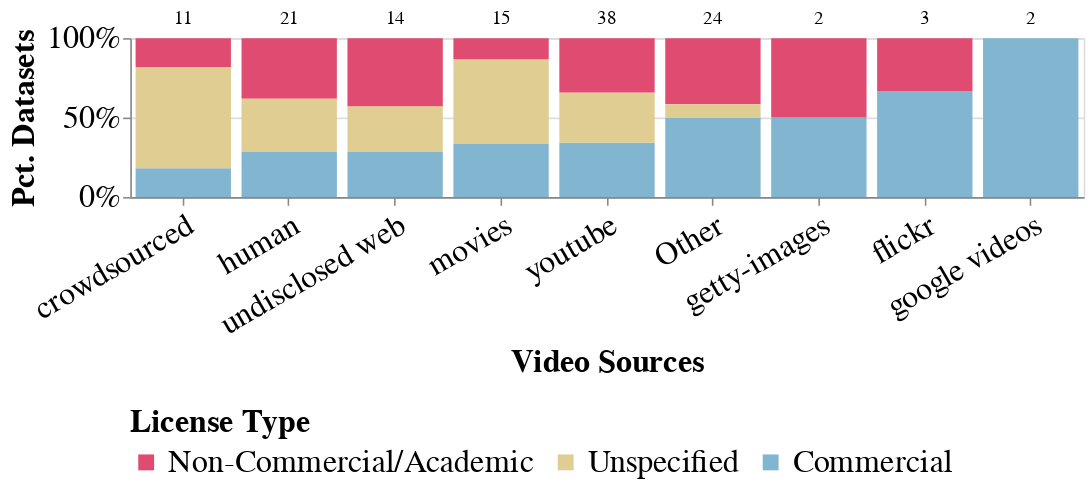

This figure's notebook cell:
### Code cell
base = alt.Chart(df_videosourcelicences).mark_bar().encode(
    x=alt.X(
        "Video Sources:N",
        title="Video Sources",
        sort=videosources_order,
        axis=alt.Axis(labelAngle=-30)
    ),
    y=alt.Y(
        "count():Q",
        stack="normalize",
        axis=alt.Axis(format="%"),
        title="Pct. Datasets"
    ),
    color=alt.Color(
        "License Type:N",
        scale=alt.Scale(
            domain=LICENSE_ORDER,
            range=LICENSE_PALETTE
        ),
        title="License Type"
    )
).properties(
    width=600,
    height=100
)

text = alt.Chart(df_videosourcelicences).mark_text(
    dy=-68,
    align="center",
    baseline="top",
    fontSize=12
).encode(
    x=alt.X(
        "Video Sources:N",
        title="Video Sources",
        sort=videosources_order
    ),
    text="count():Q"
)

chart = (base + text).configure_axis(
    labelFontSize=FONT_SIZE,
    titleFontSize=FONT_SIZE
).configure_legend(
    labelFontSize=FONT_SIZE,
    titleFontSize=FONT_SIZE,
    orient=LEGEND_POSITION,
    labelLimit=MAX_LABELLIMIT
)

if PLOT_TOFILE:
    chart.save(
        os.path.join(PLOT_DIR, "video_sources-licenses.png"),
        ppi=PLOT_PPI
    )

chart

### Figure 1 — Vega-Lite specification as saved in the notebook (floating-point values rounded to 4 significant figures; data arrays with more than 128 entries replaced by an {"elided": "..."} marker saying what was removed)
{"config": {"title": {"font": "Times New Roman"}, "axis": {"labelFont": "Times New Roman", "titleFont": "Times New Roman", "labelFontSize": 20, "titleFontSize": 20}, "header": {"labelFont": "Times New Roman", "titleFont": "Times New Roman"}, "legend": {"labelFont": "Times New Roman", "titleFont": "Times New Roman", "labelFontSize": 20, "labelLimit": 1000, "orient": "bottom", "titleFontSize": 20}, "text": {"font": "Times New Roman"}}, "layer": [{"mark": {"type": "bar"}, "encoding": {"color": {"field": "License Type", "scale": {"domain": ["Non-Commercial/Academic", "Unspecified", "Commercial"], "range": ["#e04c71", "#e0cd92", "#82b5cf"]}, "title": "License Type", "type": "nominal"}, "x": {"axis": {"labelAngle": -30}, "field": "Video Sources", "sort": ["crowdsourced", "human", "undisclosed web", "movies", "youtube", "Other", "getty-images", "flickr", "google videos"], "title": "Video Sources", "type": "nominal"}, "y": {"aggregate": "count", "axis": {"format": "%"}, "stack": "normalize", "title": "Pct. Datasets", "type": "quantitative"}}}, {"mark": {"type": "text", "align": "center", "baseline": "top", "dy": -68, "fontSize": 12}, "encoding": {"text": {"aggregate": "count", "type": "quantitative"}, "x": {"field": "Video Sources", "sort": ["crowdsourced", "human", "undisclosed web", "movies", "youtube", "Other", "getty-images", "flickr", "google videos"], "title": "Video Sources", "type": "nominal"}}}], "data": {"name": "data-2b7aa37b3e32b2c2c1a4dda40beecf0a"}, "height": 100, "width": 600, "$schema": "https://vega.github.io/schema/vega-lite/v5.20.1.json", "datasets": {"data-2b7aa37b3e32b2c2c1a4dda40beecf0a": {"elided": "130 records"}}}
